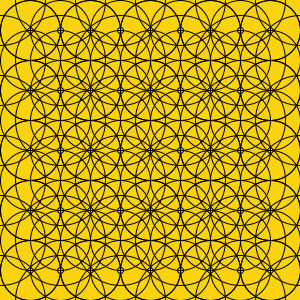
Frame 1 (no input)
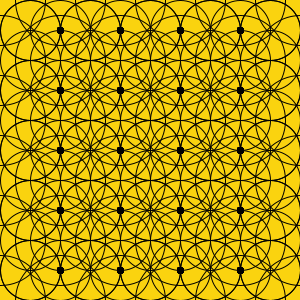
Frame 60 (the mouse pressed at the canvas centre just before this capture)
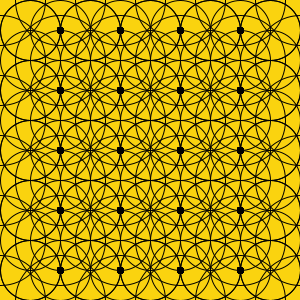
Frame 120 (the mouse held since frame 60 and released just before this capture)

The Processing sketch that drew these frames (run headless with seeded random() and noise(); from frame 60 on, the mouse is pressed at the canvas centre):

// Processing sketch: processing_23786
// ── processing_23786.pde

int z;
int x;
int a;
int b;
int m;
int n;

void setup() {
  size(300, 300);
  smooth();
  background (250, 211, 15);
  noFill();

  for(z=30; z < width; z=z+30) {
    for(x=30; x < height; x=x+30) {
      ellipse(z, x, 60, 60);
    }
  }
  
  for(z=30; z < width; z=z+60) {
    for(x=30; x < height; x=x+60) {
      ellipse(z, x, 60, 60);
    }
  }
  
  for(a=0; a <= width; a=a+60) {
    for(b=0; b <= height; b=b+60) {
      ellipse(a, b, 90, 90);
    }
  }
  
}

void draw() {

  int r = mouseY;
  
  for(m=60; m < width; m=m+60) {
    for(n=30; n < height; n=n+60) {
      ellipse(m, n, 6, 6);
    }
  }
   
  if ((r < 150) && (mousePressed)) {
    fill(250, 211, 15);
  } else {
     fill(0);
  } 
  
}
